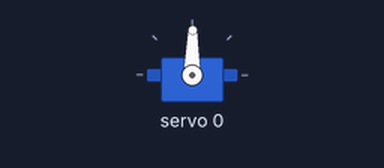
Bench run of a sketch on a simulated ESP32. Parts: servo.

Above: at 4.05 s.
At 4.7 s:
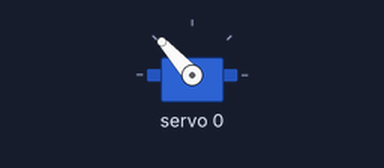
At 5.2 s:
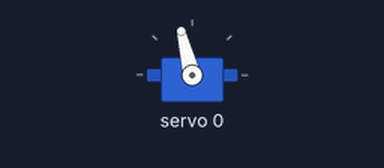
At 6.7 s:
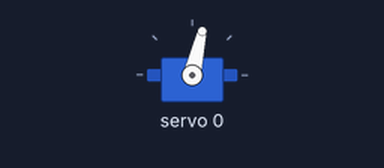
Timing chart, 0 to 11.7 s (numbered marks = the images above):
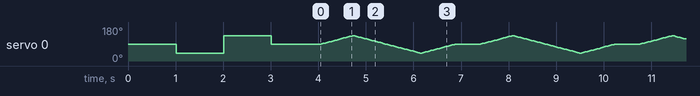

The sketch:

P2_one_servo.ino
```cpp
// (licence header left out)
#include <Wire.h>
#include <Adafruit_PWMServoDriver.h>

Adafruit_PWMServoDriver pca = Adafruit_PWMServoDriver(0x40);

// Angle (0 to 180) -> pulse length in microseconds, then send it
void writeServo(int channel, float angle) {
  int us = 500 + angle * 10.56;
  pca.writeMicroseconds(channel, us);
}

void setup() {
  Wire.begin();                       // ESP32: SDA = 21, SCL = 22
  pca.begin();
  pca.setOscillatorFrequency(27000000);
  pca.setPWMFreq(50);                 // servos want 50 pulses a second
  delay(10);

  writeServo(0, 90);  delay(1000);    // centre
  writeServo(0, 45);  delay(1000);
  writeServo(0, 135); delay(1000);
  writeServo(0, 90);  delay(1000);
}

void loop() {
  for (int a = 90; a <= 135; a++) {   // count up, 1 degree at a time
    writeServo(0, a);
    delay(15);                        // 15 ms per degree sets the speed
  }
  for (int a = 135; a >= 45; a--) {   // count back down
    writeServo(0, a);
    delay(15);
  }
  for (int a = 45; a <= 90; a++) {    // back to the centre
    writeServo(0, a);
    delay(15);
  }
  delay(500);
}
```
